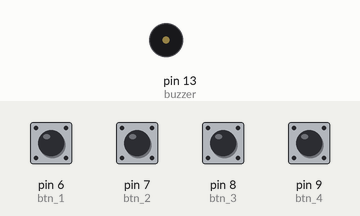
A sketch run on a simulated Arduino Uno, built with avr-gcc and run on an emulated ATmega328P. On the bench: buzzer (waves = sounding, pin HIGH). Inputs (shaded band) come from the test bench; at power-on: pin 6 (btn_1), pin 7 (btn_2), pin 8 (btn_3), pin 9 (btn_4) HIGH.

Above: at 1.2 s.
1.3 s: pin 6 (btn_1) pulled LOW for 1 s
At 1.8 s:
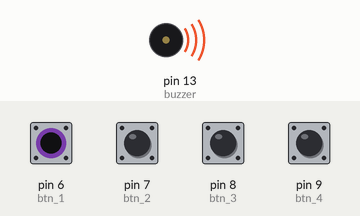
Timing chart, 0 to 4.3 s (numbered marks = the images above; inputs shaded):
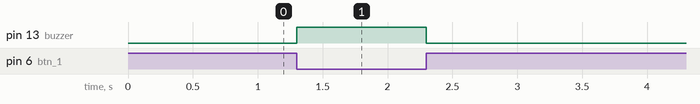

Measured:
- after the input at 1.3 s, pin 13 (buzzer): LOW → HIGH at once, → LOW 1.0 s later

The sketch:

debug.ino
```cpp
#define buzzer 13
#define btn_1 6
#define btn_2 7
#define btn_3 8
#define btn_4 9

void setup() {
  pinMode(buzzer, 1);
  pinMode(btn_1, INPUT_PULLUP);
  pinMode(btn_2, INPUT_PULLUP);
  pinMode(btn_3, INPUT_PULLUP);
  pinMode(btn_4, INPUT_PULLUP);
}

void loop() {
  // put your main code here, to run repeatedly:
  byte val = read_keys();
//  switch (val)
//  {
//    case 1:
//      break;
//    case 2:
//      break;
//    case 3:
//      break;
//    case 4:
//      break;
//    default:
//      break;
//  }
}

byte read_keys()
{
  if (!digitalRead(btn_1))
  {
    beep();
    return 1;
  }
  else if (!digitalRead(btn_2))
  {
    beep();
    return 2;
  }
  else if (!digitalRead(btn_3))
  {
    beep();
    return 3;
  }
  else if (!digitalRead(btn_4))
  {
    beep();
    return 4;
  }
  else {
    return 0;
  }
}

void beep()
{
  digitalWrite(buzzer, 1);
  delay(100);
  digitalWrite(buzzer, 0);
}
```
